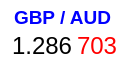
     <widget class="QWidget" name="widget1_9" native="true">
      <property name="geometry">
       <rect>
        <x>10</x>
        <y>150</y>
        <width>137</width>
        <height>68</height>
       </rect>
      </property>
      <property name="styleSheet">
       <string notr="true">background-color: rgb(255, 255, 255);
border-radius: 10px
</string>
      </property>
      <widget class="QLabel" name="labelGBPAUD1">
       <property name="geometry">
        <rect>
         <x>14</x>
         <y>2</y>
         <width>111</width>
         <height>31</height>
        </rect>
       </property>
       <property name="font">
        <font>
         <pointsize>14</pointsize>
         <weight>75</weight>
         <bold>true</bold>
        </font>
       </property>
       <property name="styleSheet">
        <string notr="true">color: rgb(0, 0, 255);
</string>
       </property>
       <property name="text">
        <string>GBP / AUD</string>
       </property>
      </widget>
      <widget class="QLabel" name="labelGBPAUD2">
       <property name="geometry">
        <rect>
         <x>12</x>
         <y>30</y>
         <width>61</width>
         <height>31</height>
        </rect>
       </property>
       <property name="font">
        <font>
         <pointsize>18</pointsize>
        </font>
       </property>
       <property name="styleSheet">
        <string notr="true"/>
       </property>
       <property name="text">
        <string>1.286</string>
       </property>
      </widget>
      <widget class="QLabel" name="labelGBPAUD3">
       <property name="geometry">
        <rect>
         <x>77</x>
         <y>30</y>
         <width>41</width>
         <height>31</height>
        </rect>
       </property>
       <property name="font">
        <font>
         <pointsize>18</pointsize>
        </font>
       </property>
       <property name="styleSheet">
        <string notr="true">color: rgb(255, 0, 0);
</string>
       </property>
       <property name="text">
        <string>703</string>
       </property>
      </widget>
     </widget>
